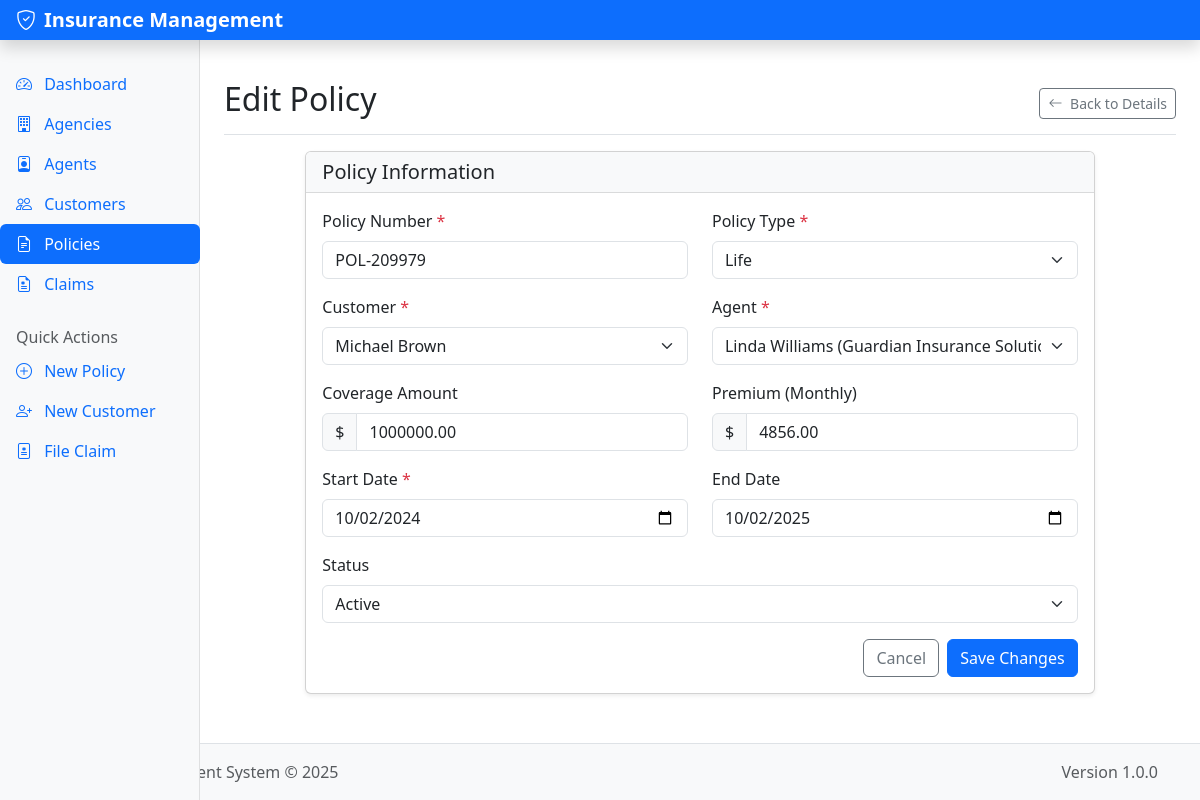
Page /policies/2/edit on the committed database.
### models/policy.py (models this page shows, shortened)
class Policy(db.Model):
    __tablename__ = 'policy'
    policy_id = db.Column(db.Integer, primary_key=True)
    agent_id = db.Column(db.Integer, db.ForeignKey('agent.agent_id'), nullable=False)
    customer_id = db.Column(db.Integer, db.ForeignKey('customer.customer_id'), nullable=False)
    policy_number = db.Column(db.String(50), nullable=False, unique=True)
    policy_type = db.Column(db.String(100), nullable=False)
    coverage_amount = db.Column(db.DECIMAL(12, 2), default=0.00)
    premium = db.Column(db.DECIMAL(10, 2), default=0.00)
    start_date = db.Column(db.Date, nullable=False)
    end_date = db.Column(db.Date)
    policy_status = db.Column(db.String(50), default='Active')
    claims = db.relationship('Claim', backref='policy', lazy=True, cascade='all, delete-orphan')

### models/customer.py (models this page shows, shortened)
class Customer(db.Model):
    __tablename__ = 'customer'
    customer_id = db.Column(db.Integer, primary_key=True)
    first_name = db.Column(db.String(100), nullable=False)
    last_name = db.Column(db.String(100), nullable=False)
    date_of_birth = db.Column(db.Date)
    email = db.Column(db.String(150))
    phone = db.Column(db.String(20))
    address = db.Column(db.String(200))
    city = db.Column(db.String(100))
    state = db.Column(db.String(100))
    zip_code = db.Column(db.String(20))
    policies = db.relationship('Policy', backref='customer', lazy=True, cascade='all, delete-orphan')
    def full_name(self):
        return f"{self.first_name} {self.last_name}"

### models/agent.py (models this page shows, shortened)
class Agent(db.Model):
    __tablename__ = 'agent'
    agent_id = db.Column(db.Integer, primary_key=True)
    agency_id = db.Column(db.Integer, db.ForeignKey('agency.agency_id'), nullable=False)
    first_name = db.Column(db.String(100), nullable=False)
    last_name = db.Column(db.String(100), nullable=False)
    email = db.Column(db.String(150))
    phone = db.Column(db.String(20))
    policies = db.relationship('Policy', backref='agent', lazy=True, cascade='all, delete-orphan')
    def full_name(self):
        return f"{self.first_name} {self.last_name}"

### routes/policy_routes.py (the view)
@policy_bp.route('/<int:policy_id>/edit', methods=['GET'])
def edit_form(policy_id):
    policy = Policy.query.get_or_404(policy_id)
    agents = Agent.query.all()
    customers = Customer.query.all()
    return render_template('policy/edit.html', policy=policy, agents=agents, customers=customers)

### app.py (called while the page is built)
@app.context_processor
def inject_now():
    return {'now': datetime.utcnow()}

### templates/policy/edit.html (shortened to what this page needs)
{% extends 'layout/base.html' %}
{% block content %}
<div class="d-flex justify-content-between flex-wrap flex-md-nowrap align-items-center pt-3 pb-2 mb-3 border-bottom">
    <h1 class="h2">Edit Policy</h1>
    <div>
        <a href="{{ url_for('policy.view', policy_id=policy.policy_id) }}" class="btn btn-sm btn-outline-secondary">
            <i class="bi bi-arrow-left me-1"></i> Back to Details
        </a>
    </div>
</div>
<div class="row">
    <div class="col-md-10 mx-auto">
        <div class="card">
            <div class="card-header">
                <h5 class="mb-0">Policy Information</h5>
            </div>
            <div class="card-body">
                <form action="{{ url_for('policy.edit', policy_id=policy.policy_id) }}" method="POST">
                    <div class="row mb-3">
                        <div class="col-md-6">
                            <label for="policy_number" class="form-label">Policy Number <span class="text-danger">*</span></label>
                            <input type="text" class="form-control" id="policy_number" name="policy_number" value="{{ policy.policy_number }}" required>
                        </div>
                        <div class="col-md-6">
                            <label for="policy_type" class="form-label">Policy Type <span class="text-danger">*</span></label>
                            <select class="form-select" id="policy_type" name="policy_type" required>
                                <option value="Life" {% if policy.policy_type == 'Life' %}selected{% endif %}>Life</option>
                            </select>
                        </div>
                    </div>
                    <div class="row mb-3">
                        <div class="col-md-6">
                            <label for="customer_id" class="form-label">Customer <span class="text-danger">*</span></label>
                            <select class="form-select" id="customer_id" name="customer_id" required>
                                {% for customer in customers %}
                                    <option value="{{ customer.customer_id }}" {% if customer.customer_id == policy.customer_id %}selected{% endif %}>
                                        {{ customer.full_name() }}
                                    </option>
                                {% endfor %}
                            </select>
                        </div>
                        <div class="col-md-6">
                            <label for="agent_id" class="form-label">Agent <span class="text-danger">*</span></label>
                            <select class="form-select" id="agent_id" name="agent_id" required>
                                {% for agent in agents %}
                                    <option value="{{ agent.agent_id }}" {% if agent.agent_id == policy.agent_id %}selected{% endif %}>
                                        {{ agent.full_name() }} ({{ agent.agency.name }})
                                    </option>
                                {% endfor %}
                            </select>
                        </div>
                    </div>
                    <div class="row mb-3">
                        <div class="col-md-6">
                            <label for="coverage_amount" class="form-label">Coverage Amount</label>
                            <div class="input-group">
                                <span class="input-group-text">$</span>
                                <input type="number" class="form-control currency-input" id="coverage_amount" name="coverage_amount"
                                       min="0" step="0.01" value="{{ "%.2f"|format(policy.coverage_amount) }}">
                            </div>
                        </div>
                        <div class="col-md-6">
                            <label for="premium" class="form-label">Premium (Monthly)</label>
                            <div class="input-group">
                                <span class="input-group-text">$</span>
                                <input type="number" class="form-control currency-input" id="premium" name="premium"
                                       min="0" step="0.01" value="{{ "%.2f"|format(policy.premium) }}">
                            </div>
                        </div>
                    </div>
                    <div class="row mb-3">
                        <div class="col-md-6">
                            <label for="start_date" class="form-label">Start Date <span class="text-danger">*</span></label>
                            <input type="date" class="form-control" id="start_date" name="start_date"
                                   value="{{ policy.start_date.strftime('%Y-%m-%d') }}" required>
                        </div>
                        <div class="col-md-6">
                            <label for="end_date" class="form-label">End Date</label>
                            <input type="date" class="form-control" id="end_date" name="end_date"
                                   value="{{ policy.end_date.strftime('%Y-%m-%d') if policy.end_date else '' }}">
                        </div>
                    </div>
                    <div class="mb-3">
                        <label for="policy_status" class="form-label">Status</label>
                        <select class="form-select" id="policy_status" name="policy_status">
                            <option value="Active" {% if policy.policy_status == 'Active' %}selected{% endif %}>Active</option>
                        </select>
                    </div>
                    <div class="d-grid gap-2 d-md-flex justify-content-md-end">
                        <a href="{{ url_for('policy.view', policy_id=policy.policy_id) }}" class="btn btn-outline-secondary">Cancel</a>
                        <button type="submit" class="btn btn-primary">Save Changes</button>
                    </div>
                </form>
            </div>
        </div>
    </div>
</div>
{% endblock %}

### static/css/style.css (style rules this page uses)
body { min-height: 100vh; display: flex; flex-direction: column; }
:root { --primary-color: #0d6efd; --secondary-color: #6c757d; --success-color: #198754; --info-color: #0dcaf0; --warning-color: #ffc107; --danger-color: #dc3545; --light-color: #f8f9fa; --dark-color: #212529; }
.card { margin-bottom: 1.5rem; box-shadow: 0 0.125rem 0.25rem rgba(0, 0, 0, 0.075); }
.card-header { background-color: var(--light-color); border-bottom: 1px solid rgba(0, 0, 0, 0.125); }
.form-label { font-weight: 500; }

### rows in the picture
Policy: policy_number "POL-209979", policy_type "Life", customer_id "Michael Brown", agent_id "Linda Williams (Guardian Insurance Solutions)", coverage_amount "1000000.00", premium "4856.00", start_date "10/02/2024", end_date "10/02/2025", policy_status "Active"
